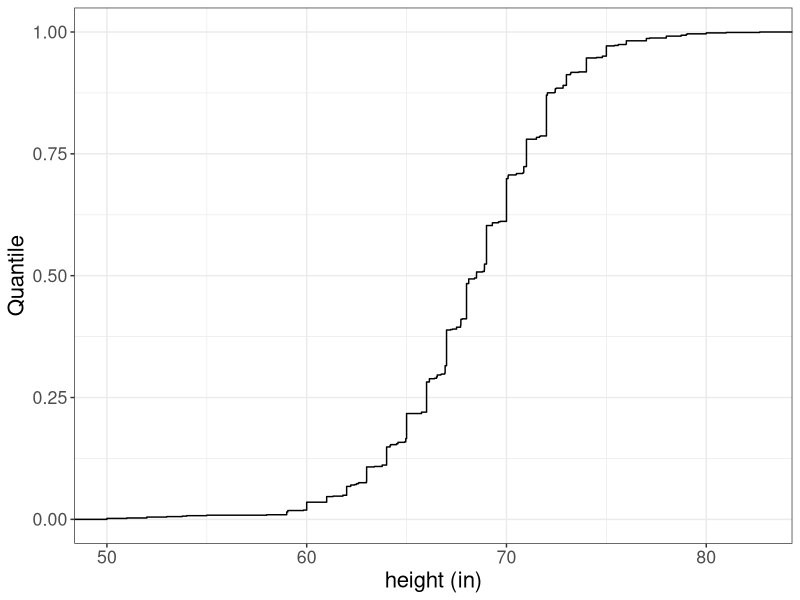
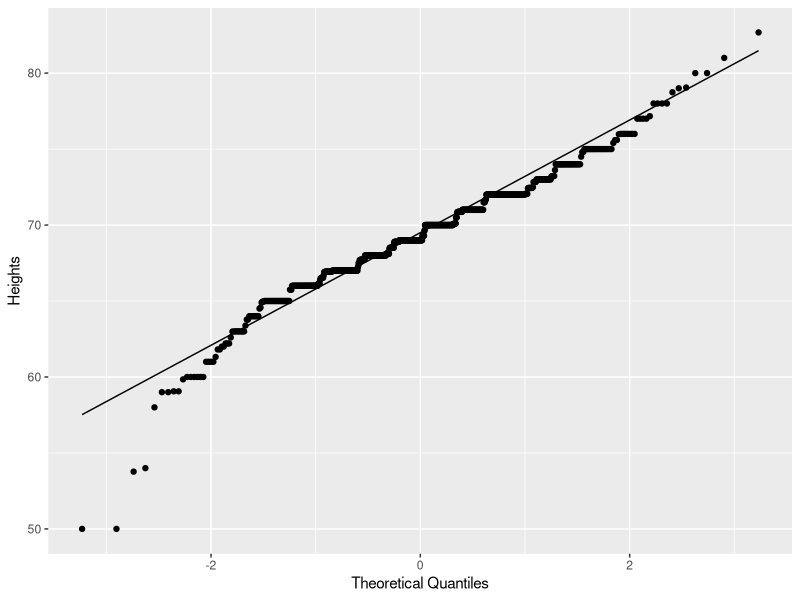

The R script that drew these images, in order:
## ---- chunk 1
library(tidyverse)
library(dslabs)

heights |> 
  ggplot(aes(height)) + 
  stat_ecdf() +
  ylab("Quantile") + xlab("height (in)") + 
  theme_bw() + 
  theme(text = element_text(size = 16))
## ---- chunk 2
#...#
## ---- chunk 3
## pars <- heights |>
##   filter(#...#) |> # consider only men's heights
##   summarize(mean_x = #...#, 
##             sd_x = #...#)
## round(pars, 1)
## ---- chunk 4
#...#
## ---- chunk 5
#...#
## ---- chunk 6
heights |>
  filter(sex == "Male") |> 
  ggplot(aes(sample = height)) + 
  geom_qq() +
  geom_qq_line() + 
  xlab("Theoretical Quantiles") + 
  ylab("Heights")
